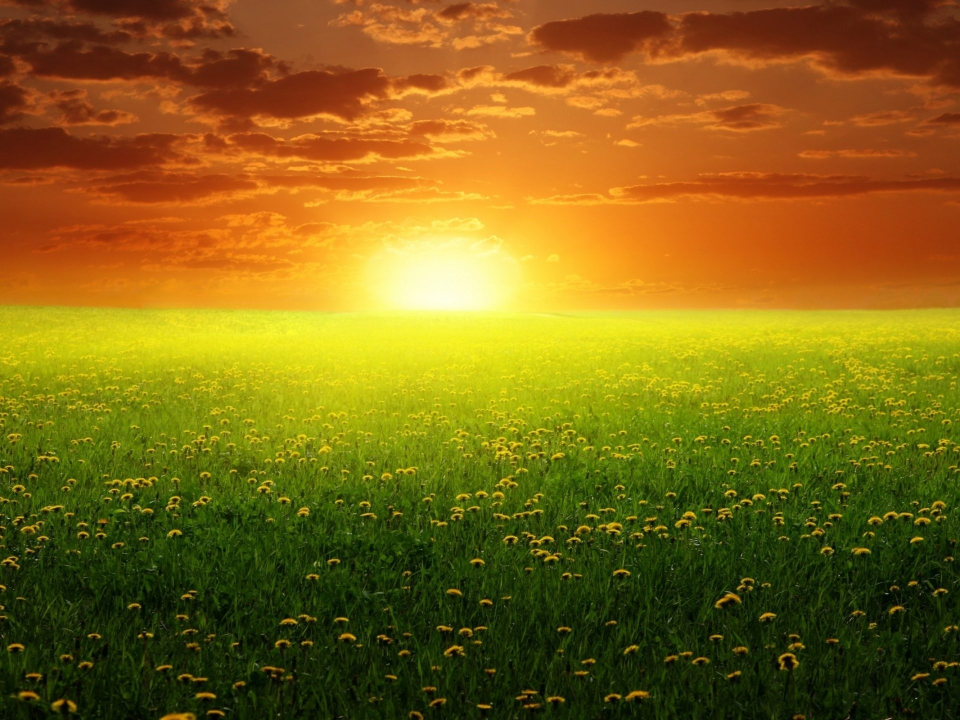
#> input picture img.jpg, 1920 x 1440 px, found by its file name (shown at 1/2 size)
$ python proj.py
#> lines starting #> are read from the running program, lines starting #| are printed output that depends on the picture; after the words box and inside, x2 and y2 are one past the last pixel; in counts of white or black regions, pixels touching at a corner belong together
import cv2
import numpy as np

video = cv2.VideoCapture("D:\Programming\PythonCV\Fly - 14100.mp4")
image = cv2.imread("D:\Programming\PythonCV\img.jpg")
#> image is the input picture: shape (1440, 1920, 3); mean B, G, R 20.8, 100.8, 129.1

while True:
    ret, frame = video.read()
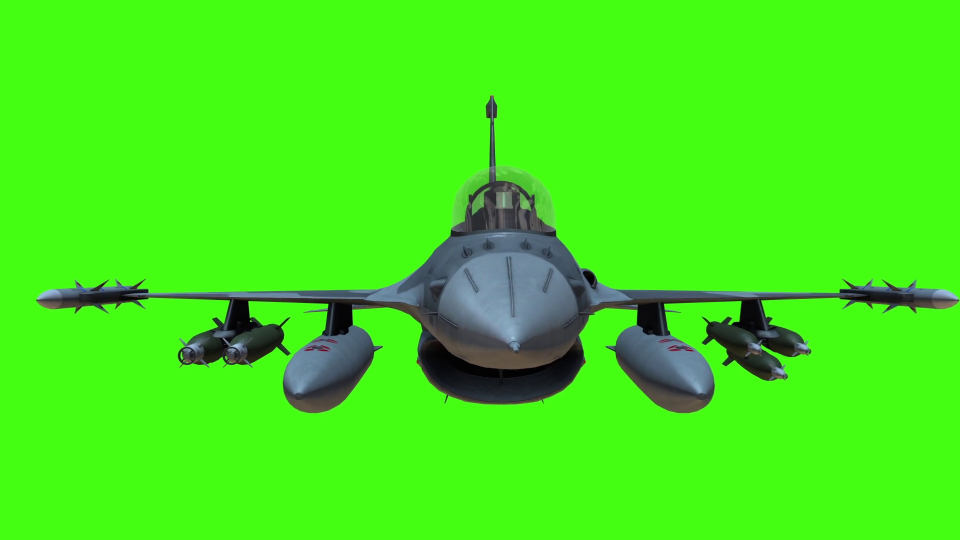
#> input picture frame 30 of Fly - 14100.mp4, 1920 x 1080 px (shown at 1/2 size)
#> frame is the input picture: shape (1080, 1920, 3); mean B, G, R 27.3, 233.5, 69.1
    frame=cv2.resize(frame,(640,480))
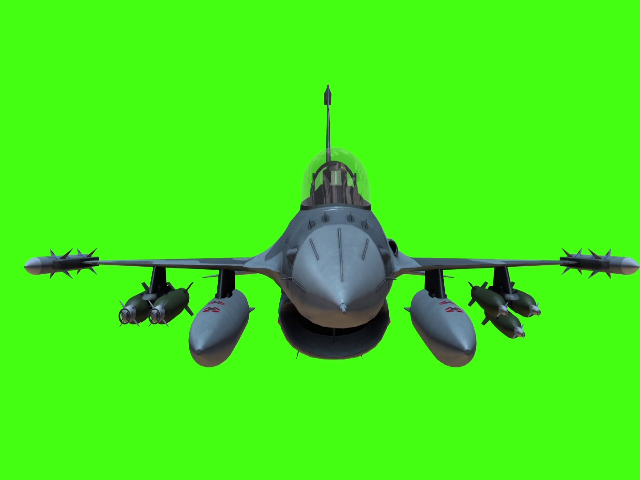
#> frame: shape (480, 640, 3); mean B, G, R 27.3, 233.5, 69.1
    image=cv2.resize(image,(640,480))
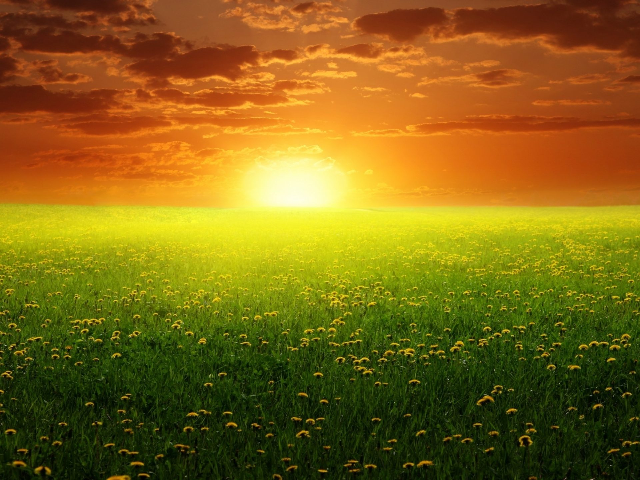
#> image: shape (480, 640, 3); mean B, G, R 20.8, 100.8, 129.1
    hsv=cv2.cvtColor(frame,cv2.COLOR_BGR2HSV)
#> hsv: shape (480, 640, 3); mean H, S, V 58.2, 215.7, 234.8

    l_g=np.array([32,94,132])
    u_g=np.array([179,255,255])

    mask=cv2.inRange(hsv, l_g, u_g)
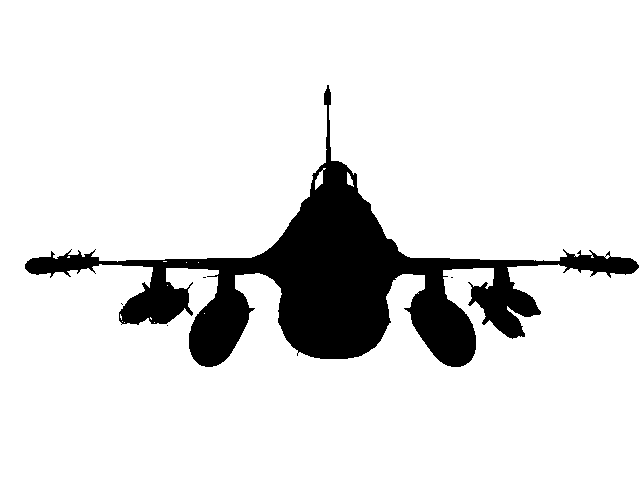
#> mask: shape (480, 640); 88.2% white; 5 black regions (4 under 20 px), largest, box (x1, y1, x2, y2) and area: (25, 85, 639, 367) 36195
    res=cv2.bitwise_and(frame, frame, mask=mask)
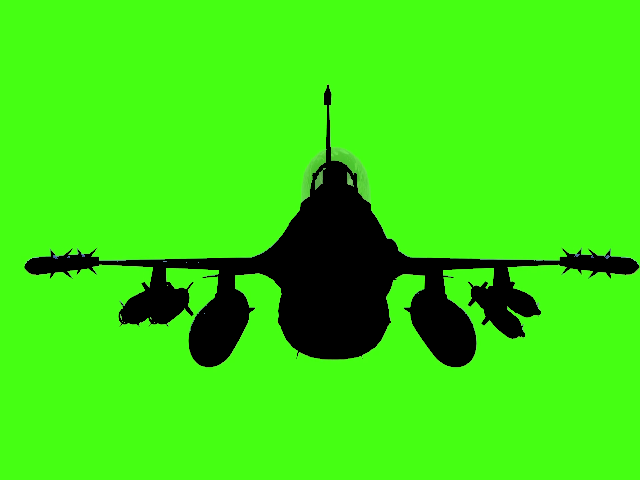
#> res: shape (480, 640, 3); mean B, G, R 17.4, 224.2, 61.2
    f=frame-res
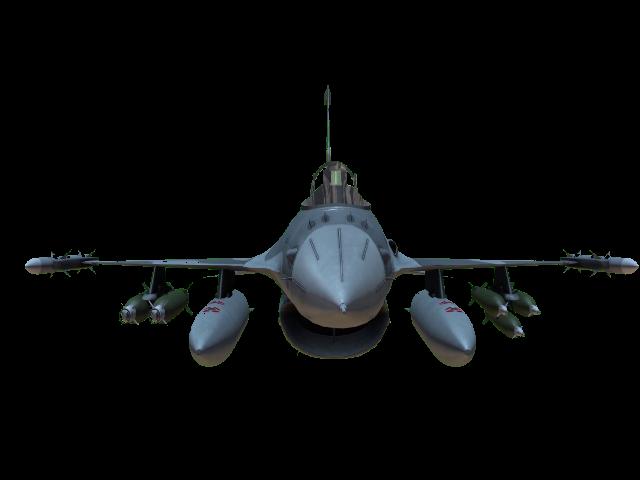
#> f: shape (480, 640, 3); mean B, G, R 9.9, 9.3, 7.9
    green_screen=np.where(f==0, image, f)
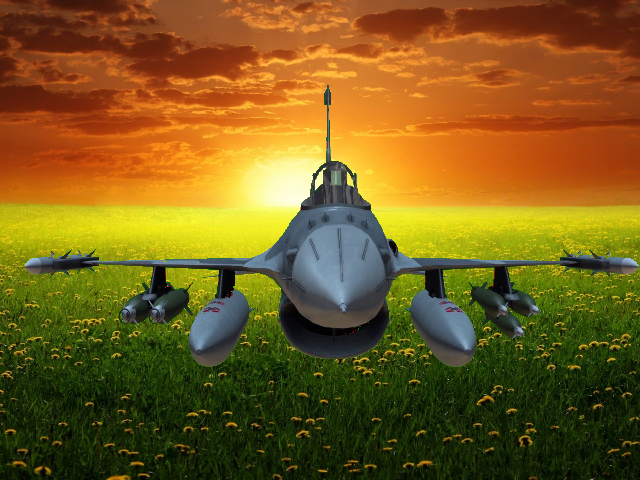
#> green_screen: shape (480, 640, 3); mean B, G, R 28.1, 92.7, 120.8
    '''cv2.imshow("Frame", frame)
    cv2.imshow("Mask", mask)
    cv2.imshow("RES", res)
    cv2.imshow("F", f)'''
    cv2.imshow("Green_screen",green_screen)
    k=cv2.waitKey(1)
#> (key q is pressed here)
    if k==ord('q'):
        break

video.release()
cv2.destroyAllWindows()
